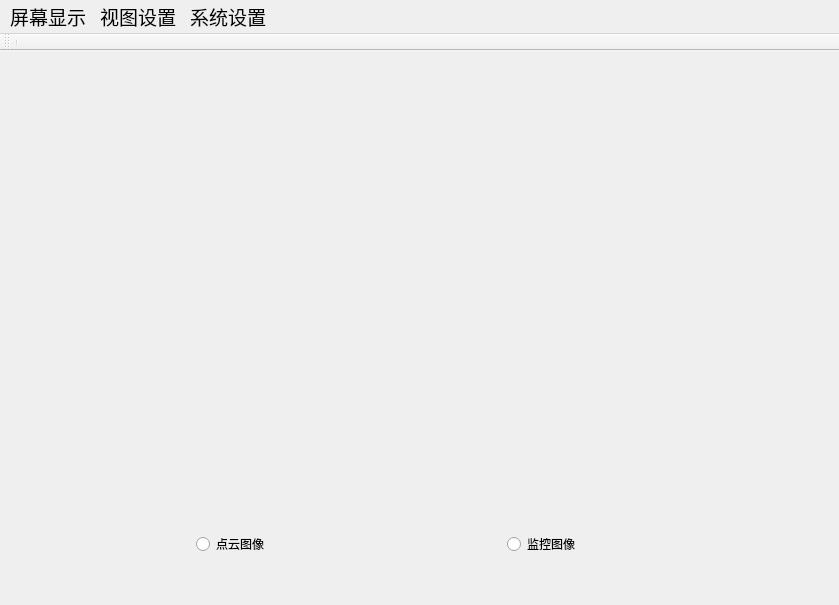
<?xml version="1.0" encoding="UTF-8"?>
<ui version="4.0">
 <class>MainWindow</class>
 <widget class="QMainWindow" name="MainWindow">
  <property name="geometry">
   <rect>
    <x>0</x>
    <y>0</y>
    <width>839</width>
    <height>605</height>
   </rect>
  </property>
  <property name="sizePolicy">
   <sizepolicy hsizetype="Expanding" vsizetype="Expanding">
    <horstretch>0</horstretch>
    <verstretch>0</verstretch>
   </sizepolicy>
  </property>
  <property name="windowTitle">
   <string>主窗体</string>
  </property>
  <widget class="QWidget" name="centralwidget">
   <layout class="QVBoxLayout" name="verticalLayout">
    <item>
     <layout class="QHBoxLayout" name="horizontalLayout">
      <item>
       <widget class="QWidget" name="widget" native="true">
        <property name="sizePolicy">
         <sizepolicy hsizetype="Preferred" vsizetype="Preferred">
          <horstretch>1</horstretch>
          <verstretch>0</verstretch>
         </sizepolicy>
        </property>
        <layout class="QVBoxLayout" name="verticalLayout_3">
         <item>
          <layout class="QVBoxLayout" name="verticalLayout_2">
           <item>
            <widget class="QWidget" name="widget_control" native="true">
             <property name="sizePolicy">
              <sizepolicy hsizetype="Preferred" vsizetype="Preferred">
               <horstretch>0</horstretch>
               <verstretch>1</verstretch>
              </sizepolicy>
             </property>
            </widget>
           </item>
           <item>
            <widget class="QWidget" name="widget_alarm" native="true">
             <property name="sizePolicy">
              <sizepolicy hsizetype="Preferred" vsizetype="Preferred">
               <horstretch>0</horstretch>
               <verstretch>2</verstretch>
              </sizepolicy>
             </property>
            </widget>
           </item>
          </layout>
         </item>
        </layout>
       </widget>
      </item>
      <item>
       <widget class="QWidget" name="widget_2" native="true">
        <property name="sizePolicy">
         <sizepolicy hsizetype="Preferred" vsizetype="Preferred">
          <horstretch>4</horstretch>
          <verstretch>0</verstretch>
         </sizepolicy>
        </property>
        <layout class="QVBoxLayout" name="verticalLayout_5">
         <item>
          <layout class="QVBoxLayout" name="verticalLayout_4">
           <item>
            <widget class="QWidget" name="widget_view" native="true">
             <property name="sizePolicy">
              <sizepolicy hsizetype="Preferred" vsizetype="Preferred">
               <horstretch>0</horstretch>
               <verstretch>5</verstretch>
              </sizepolicy>
             </property>
            </widget>
           </item>
           <item>
            <widget class="QWidget" name="widget_switchList" native="true">
             <property name="sizePolicy">
              <sizepolicy hsizetype="Preferred" vsizetype="Preferred">
               <horstretch>0</horstretch>
               <verstretch>1</verstretch>
              </sizepolicy>
             </property>
             <layout class="QHBoxLayout" name="horizontalLayout_2">
              <item>
               <layout class="QHBoxLayout" name="horizontalLayout_3">
                <item>
                 <widget class="QRadioButton" name="radioButton_dianyun">
                  <property name="text">
                   <string>点云图像</string>
                  </property>
                 </widget>
                </item>
                <item>
                 <widget class="QRadioButton" name="radioButton_jiankong">
                  <property name="text">
                   <string>监控图像</string>
                  </property>
                 </widget>
                </item>
               </layout>
              </item>
             </layout>
            </widget>
           </item>
          </layout>
         </item>
        </layout>
       </widget>
      </item>
     </layout>
    </item>
   </layout>
  </widget>
  <widget class="QMenuBar" name="menubar">
   <property name="geometry">
    <rect>
     <x>0</x>
     <y>0</y>
     <width>839</width>
     <height>31</height>
    </rect>
   </property>
   <property name="font">
    <font>
     <pointsize>14</pointsize>
    </font>
   </property>
   <widget class="QMenu" name="menu_1">
    <property name="title">
     <string>屏幕显示</string>
    </property>
    <addaction name="action"/>
    <addaction name="action_2"/>
   </widget>
   <widget class="QMenu" name="menu">
    <property name="font">
     <font>
      <pointsize>14</pointsize>
     </font>
    </property>
    <property name="title">
     <string>视图设置</string>
    </property>
   </widget>
   <widget class="QMenu" name="menu_2">
    <property name="title">
     <string>系统设置</string>
    </property>
    <addaction name="about_us_action"/>
   </widget>
   <addaction name="menu_1"/>
   <addaction name="menu"/>
   <addaction name="menu_2"/>
  </widget>
  <widget class="QToolBar" name="top_tool_bar">
   <property name="sizePolicy">
    <sizepolicy hsizetype="Expanding" vsizetype="Fixed">
     <horstretch>0</horstretch>
     <verstretch>0</verstretch>
    </sizepolicy>
   </property>
   <property name="minimumSize">
    <size>
     <width>0</width>
     <height>0</height>
    </size>
   </property>
   <property name="maximumSize">
    <size>
     <width>1920</width>
     <height>100</height>
    </size>
   </property>
   <property name="windowTitle">
    <string>toolBar</string>
   </property>
   <property name="iconSize">
    <size>
     <width>100</width>
     <height>100</height>
    </size>
   </property>
   <attribute name="toolBarArea">
    <enum>TopToolBarArea</enum>
   </attribute>
   <attribute name="toolBarBreak">
    <bool>false</bool>
   </attribute>
   <addaction name="separator"/>
  </widget>
  <action name="action">
   <property name="text">
    <string>点云屏</string>
   </property>
   <property name="font">
    <font>
     <pointsize>14</pointsize>
    </font>
   </property>
  </action>
  <action name="action_2">
   <property name="text">
    <string>监控屏</string>
   </property>
   <property name="font">
    <font>
     <pointsize>14</pointsize>
    </font>
   </property>
  </action>
  <action name="action12">
   <property name="text">
    <string>菜单设置</string>
   </property>
   <property name="font">
    <font>
     <pointsize>12</pointsize>
    </font>
   </property>
  </action>
  <action name="action_3">
   <property name="text">
    <string>用户设置</string>
   </property>
   <property name="font">
    <font>
     <pointsize>14</pointsize>
    </font>
   </property>
  </action>
  <action name="action_4">
   <property name="text">
    <string>角色设置</string>
   </property>
   <property name="font">
    <font>
     <pointsize>14</pointsize>
    </font>
   </property>
  </action>
  <action name="about_us_action">
   <property name="text">
    <string>关于</string>
   </property>
   <property name="font">
    <font>
     <pointsize>14</pointsize>
    </font>
   </property>
  </action>
 </widget>
 <resources/>
 <connections/>
</ui>
